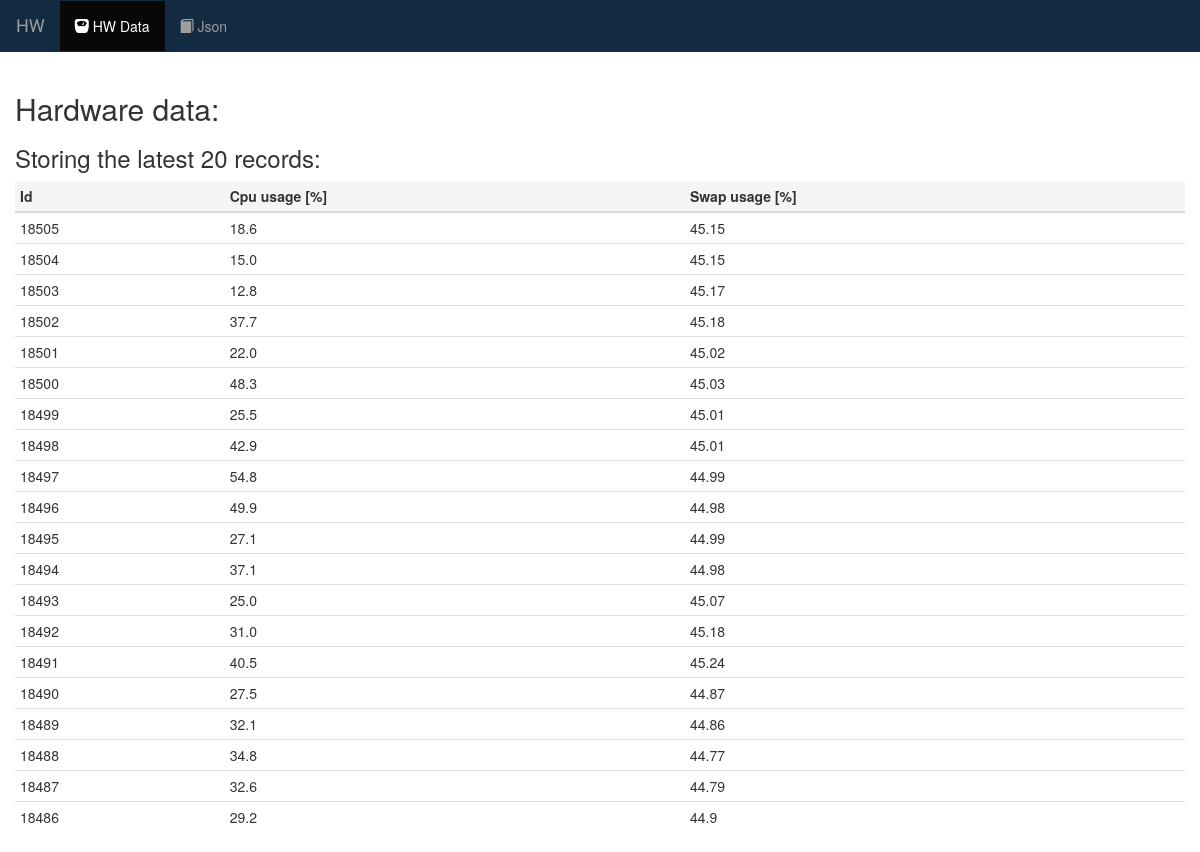
Screenshot of /hwdata/json with the database file from the repository.
### hwdata/models.py (models this page shows, shortened)
class Data(models.Model):
    CPU_usage = models.FloatField()
    SWAP_usage = models.FloatField()

### hwdata/views.py (the view)
def json(request):
    if request.is_ajax():
        cpu_current_usage = cpu_percent()
        swap_current_usage = (100 * swap_memory().used) / swap_memory().total
        swap_current_usage = round(swap_current_usage, 2)
        Data(CPU_usage=cpu_current_usage, SWAP_usage=swap_current_usage).save()
        records = 20
        exclude_id = Data.objects.count() - records
        if exclude_id > 0:
            id_list = Data.objects.all()[exclude_id:].values_list("id", flat=True)  # only retrieve ids.
            Data.objects.exclude(pk__in=list(id_list)).delete()
        context = {'cpu usage': cpu_current_usage, 'swap usage': swap_current_usage}
        return JsonResponse(context)
    else:
        my_data = Data.objects.all()
        my_data = list(reversed(my_data))
        count = len(my_data)
        return render(request, 'hwdata/json.html', {'current_data': my_data,
                                                    'count': count})

### hwdata/templates/hwdata/json.html (shortened to what this page needs)
{% extends 'hwdata/base.html' %}
{% block body %}
    <div class="container-fluid">
    {% if current_data %}
        <h2>Hardware data:</h2>
        <h3>Storing the latest {{ count }} records:</h3>
        <table class="table table-condensed table-hover">
            <thead>
            <tr class="active">
                <th>Id</th>
                <th>Cpu usage [%]</th>
                <th>Swap usage [%]</th>
            </tr>
            </thead>
            <tbody>
            {% for data in current_data %}
                <tr>
                    <td>{{ data.id }}</td>
                    <td>{{ data.CPU_usage }}</td>
                    <td>{{ data.SWAP_usage }}</td>
                </tr>
            {% endfor %}
            </tbody>
        </table>
    {% else %}
        <h3> No data! </h3>
    {% endif %}
{% endblock body %}

### hwdata/templates/hwdata/base.html (shortened to what this page needs)
<!DOCTYPE html>
<html lang="en">
<head>
    {% load staticfiles %}
    <link rel="stylesheet" type="text/css" href="{% static 'hwdata/css/bootstrap.min.css' %}">
    <link rel="stylesheet" type="text/css" href="{% static 'hwdata/css/style.css' %}"/>
</head>
<body>
<nav class="navbar navbar-inverse">
    <div class="container-fluid">
        <div class="navbar-header">
            <a class="navbar-brand" href="{% url 'hwdata:index' %}">HW</a>
        </div>
        <div class="collapse navbar-collapse" id="topNavBar">
            <ul class="nav navbar-nav">
                <li class="active">
                    <a href="{% url 'hwdata:index' %}">
                        <span class="glyphicon glyphicon glyphicon-scale" aria-hidden="true"></span>&nbsp;HW Data
                    </a>
                </li>
                <li class="">
                    <a href="{% url 'hwdata:json' %}">
                        <span class="glyphicon glyphicon glyphicon-book" aria-hidden="true"></span>&nbsp;Json
                    </a>
                </li>
            </ul>
        </div>
    </div>
</nav>
{% block body %}
{% endblock %}
</body>
</html>

### hwdata/static/hwdata/css/style.css (style rules this page uses)
body { #background: white url("../images/background.jpg") }
.navbar { border-radius: 0; }
.navbar-brand { font-family: 'Satisfy', cursive; }
.navbar-inverse { background-color: #122b40; border-color: #122b40; }

### rows the page displays
Data: id "18505", CPU_usage "18.6", SWAP_usage "45.15"
Data: id "18504", CPU_usage "15.0", SWAP_usage "45.15"
Data: id "18503", CPU_usage "12.8", SWAP_usage "45.17"
Data: id "18502", CPU_usage "37.7", SWAP_usage "45.18"
Data: id "18501", CPU_usage "22.0", SWAP_usage "45.02"
Data: id "18500", CPU_usage "48.3", SWAP_usage "45.03"
Data: id "18499", CPU_usage "25.5", SWAP_usage "45.01"
Data: id "18498", CPU_usage "42.9", SWAP_usage "45.01"
Data: id "18497", CPU_usage "54.8", SWAP_usage "44.99"
Data: id "18496", CPU_usage "49.9", SWAP_usage "44.98"
Data: id "18495", CPU_usage "27.1", SWAP_usage "44.99"
Data: id "18494", CPU_usage "37.1", SWAP_usage "44.98"
Data: id "18493", CPU_usage "25.0", SWAP_usage "45.07"
Data: id "18492", CPU_usage "31.0", SWAP_usage "45.18"
Data: id "18491", CPU_usage "40.5", SWAP_usage "45.24"
Data: id "18490", CPU_usage "27.5", SWAP_usage "44.87"
Data: id "18489", CPU_usage "32.1", SWAP_usage "44.86"
Data: id "18488", CPU_usage "34.8", SWAP_usage "44.77"
Data: id "18487", CPU_usage "32.6", SWAP_usage "44.79"
Data: id "18486", CPU_usage "29.2", SWAP_usage "44.9"

### other values shown
{{ count }} "20"
